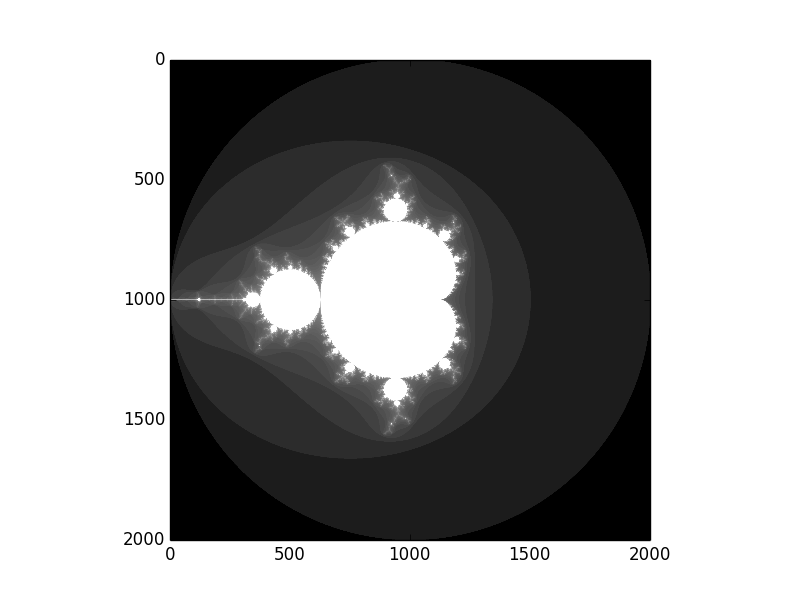

Source code (Python):
import numpy as np
import matplotlib.pyplot as plt 
import matplotlib.cm as cm

def mandelbrot(x, y):
    z = c = complex(x, y)
    iteration = 0
    max_iteration = 511  # arbitrary cutoff
    while abs(z) < 2 and iteration < max_iteration:
        z = z * z + c
        iteration += 1
    return iteration

def sum_values_for_partitions(rdd):
    'Returns (as an RDD) the sum of V for each partition of a (K, V) RDD'
    # note that the function passed to mapPartitions should return a sequence,
    # not a value.
    return rdd.mapPartitions(lambda part: [sum(V for K, V in part)])

def draw_image(rdd = None, data=None, show=False, cmap=cm.gray, **kwargs):
    '''Given a (K, V) RDD with K = (I, J) and V = count,
    display an image of count at each I, J'''

    if data is None:
        data = rdd.collect()
    else:
        I = np.array([d[0][0] for d in data])
        J = np.array([d[0][1] for d in data])
        C = np.array([d[1] for d in data])
        im = np.zeros((I.max() + 1, J.max() + 1))
        im[I, J] = np.log(C + 1)  # log intensity makes it easier to see levels
        plt.imshow(im, cmap=cmap, **kwargs)
        if show:
            plt.show()
